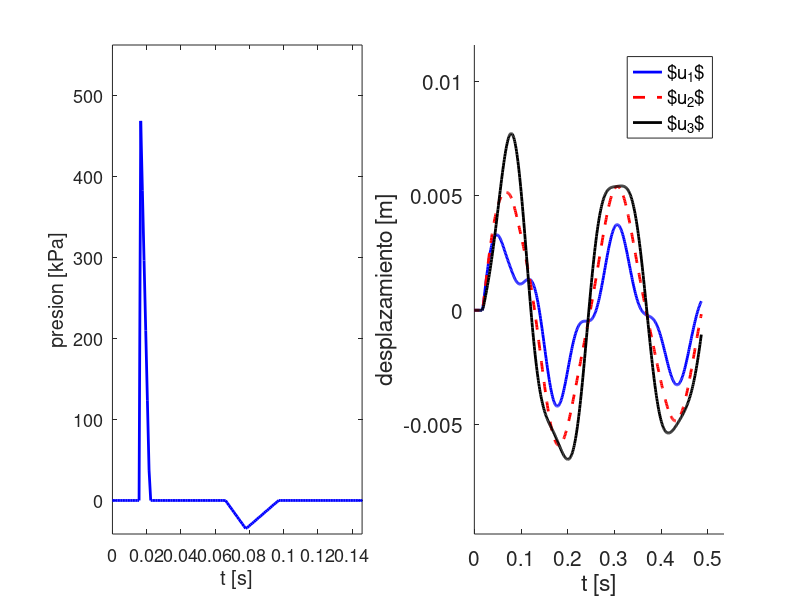

MATLAB code to generate this figure:
% Ejemplo de Metodo de Diferencia Centrada: Edificio Bajo Carga de Explosion %
clc, clear

% Definicion de la estructura
A     = 30; %m				Lado del Edificio
esp   = 0.25; %m			Espesor Losa Piso
hv    = 0.7; %m			Altura Viga
bv    = 0.3; %m			Ancho Viga
muro  = 300; %kg/m2		Peso muro por uni. area
ncols = 16; %			Cantidad de Columnas (4x4)

a = 0.7; %m				Lado de Columna
E = 30e9; %N/m2			Mod. Young Hormigon
I = a^4/12; %m4
H = 3.5; %m				Altura Entre Pisos

% Definicion de Matriz de Rigidez
k = ncols * 12*E*I/H^3; %N/m
       %u1 u2 u3
K = k*[2 -1 0 ; -1 2 -1 ; 0 -1 1]; %N/m

% Definicion de Matriz de Masa
Mpiso  = 2500 * ( esp*A^2+hv*bv*A*8 ) ; %kg
Mpilar = 2500*ncols*a^2*H; %kg
Mmuro  = muro*H*A*4*0.6; %kg
Mint   = Mpiso + Mpilar + Mmuro;
Msup   = Mpiso + Mpilar/2 + Mmuro/2;

M = diag([Mint, Mint, Msup]); %kg

% Definicion de Matriz Amortiguamiento
    % Usamos Rayleigh Damping: C = eta*M + delta*K
    % Amortiguamiento: 3% critico para 25rad/s y 106rad/s
C = 1.21*M + 4.6e-4*K;

% Calculo de Modos Normales
[PHI, w2] = eig(K,M);

w = sqrt(diag(w2)); %rad/s
f = w/2/pi; %Hz
T = 1./f %sec

% Calculo de Paso Critico para Diferencia Centrada
dtcr = min(T)/pi

% Definicion de Historia de Presiones y Fuerzas Laterales
Aint = A*H; %m2
Asup = A*H/2; %m2

% funcion analitica para evaluar presion triangular en el tiempo
press = @(t,ta,te,pr1,pr2) (pr1-(pr1-pr2)/te*(t-ta)).*and(t>ta,t<ta+te);

% historia de presion en el tiempo como suma de tramos lineales (triangulos)
pt = @(t) press(t,15.6e-3,6.2e-3,0.55e6,0)+ ...
          press(t,66.0e-3,11.9e-3,0,-0.035e6)+...
          press(t,77.9e-3,19.1e-3,-0.035e6,0); %N/m2

ft = @(t) pt(t)*[Aint;Aint;Asup]; %N

% Definicion de Condiciones Iniciales y Tiempo Final
t0 = 0; %sec
u0 = [0;0;0]; %m
v0 = [0;0;0]; %m
ac0 = M\(ft(t0)-C*v0-K*u0); % de ec de movimiento Mu.. + Ku = ft

tf = 2*max(T); % 2 periodos del modo fundamental

% Inicializacion Difrerencia Centrada
dt = dtcr/20;
a0 = 1/dt^2; a1=1/2/dt; a2=2*a0; a3=1/a2;

u(:,1) = u0 - dt*v0 + a3*ac0; % u(-dt)
u(:,2) = u0; % u(0)

Meff = a0*M+a1*C;   Keff = (K-a2*M);   M2 = a0*M-a1*C;

% Comienza Marcha en el Tiempo usando Diferencia Centrada
t(1) = t0-dt;   t(2) = t0;   k=2;
while t(end) < tf
    feff = ft(t(k)) - Keff*u(:,k) - M2*u(:,k-1);
    u(:,k+1) = Meff\feff;
    acc(:,k) = a0*(u(:,k+1)-2*u(:,k)+u(:,k-1));
    vel(:,k) = a1*(u(:,k+1)-u(:,k-1));
    k=k+1;
    t(k)=t(k-1)+dt;
end

subplot(1,2,1),    plot(t,pt(t)/1e3,'-b','linewidth',2)
labx=xlabel('t [s]'), laby=ylabel('presion [kPa]')
axis([t0,0.3*max(t),1.2*min(min(pt(t)/1e3)),1.2*max(max(pt(t)/1e3))])
%~ title('Presion por Explosion')
fontsize = 13;

set(labx, "FontSize", fontsize); set(laby, "FontSize",fontsize);
set(gca, 'fontsize', fontsize )

fontsize = 15;

subplot(1,2,2), hold on
plot(t,u(1,:),'-b','linewidth',2)
plot(t,u(2,:),'r--','linewidth',2)
plot(t,u(3,:),'-k','linewidth',2)
hl = legend('$u_1$','$u_2$','$u_3$'), labx=xlabel('t [s]'), laby=ylabel('desplazamiento [m]')
axis([t0,1.1*max(t),1.5*min(min(u)),1.5*max(max(u))])
%~ title('Respuesta de la Estructura')
set(hl,'fontsize',13);
set(labx, "FontSize", fontsize); set(laby, "FontSize", fontsize);
set(gca, 'fontsize', fontsize )

print('Explicit','-depslatex');
%print('Explicit','-dpdflatex');
